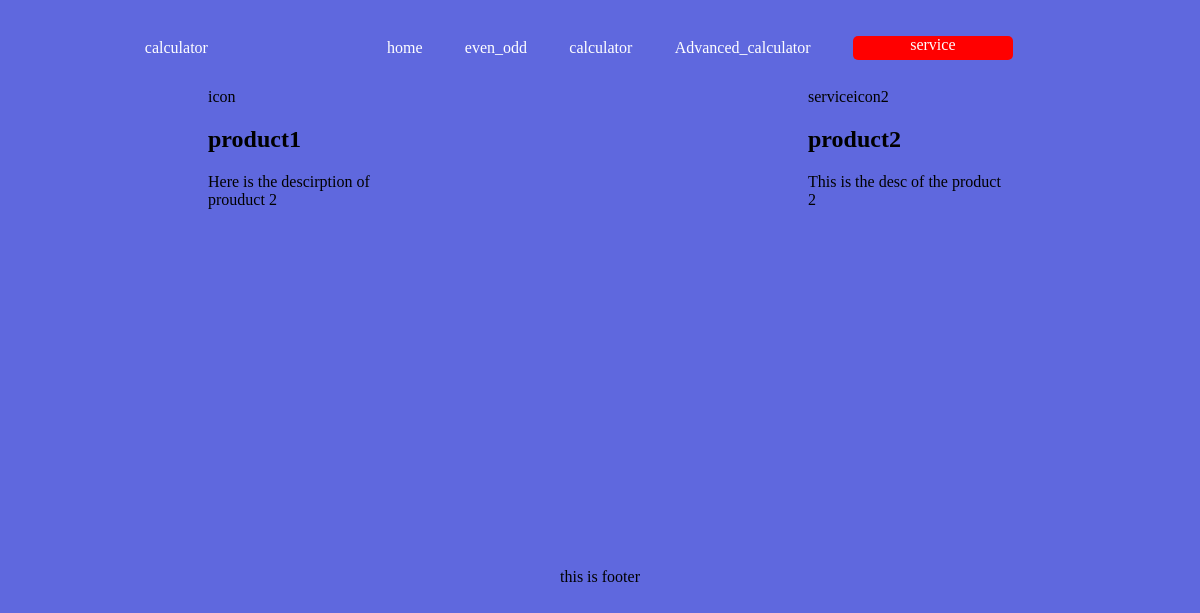
The app's page /service/ with its own data.
### service/models.py (models this page shows)
class service(models.Model):
    service_icon=models.CharField(max_length=70)
    service_product=models.CharField(max_length=70)
    Sericce_product_description=models.TextField()

### calculator/views.py (the view)
# urls.py: path('service/',views.Service, name='service'),
def Service(request):
    service_Data=service.objects.all()
    data={'service_Data':service_Data}
    return render(request,'service.html',data)

### templates/service.html
{% extends "base.html" %} {% block content %}
<div class="service_outer_div">
  {% for obj in service_Data %}
  <div class="service_div">
    <div>{{obj.service_icon}}</div>
    <h2>{{obj.service_product}}</h2>
    <p>{{obj.Sericce_product_description | capfirst   }}</p>
  </div>
  {% endfor %}
</div>
{% endblock %}

### static/css/style.css (style rules this page uses)
body { background: rgb(95, 104, 222); display: flex; flex-direction: column; justify-content: space-between; }
.service_outer_div { width: 100vw; height: 60vh; display: flex; flex-direction: row; justify-content: space-around; }
.service_div { width: 200px; height: 200px; }

### records on screen
service: service_icon "icon", service_product "product1", Sericce_product_description "Here is the descirption of prouduct 2"
service: service_icon "serviceicon2", service_product "product2", Sericce_product_description "This is the desc of the product 2"
